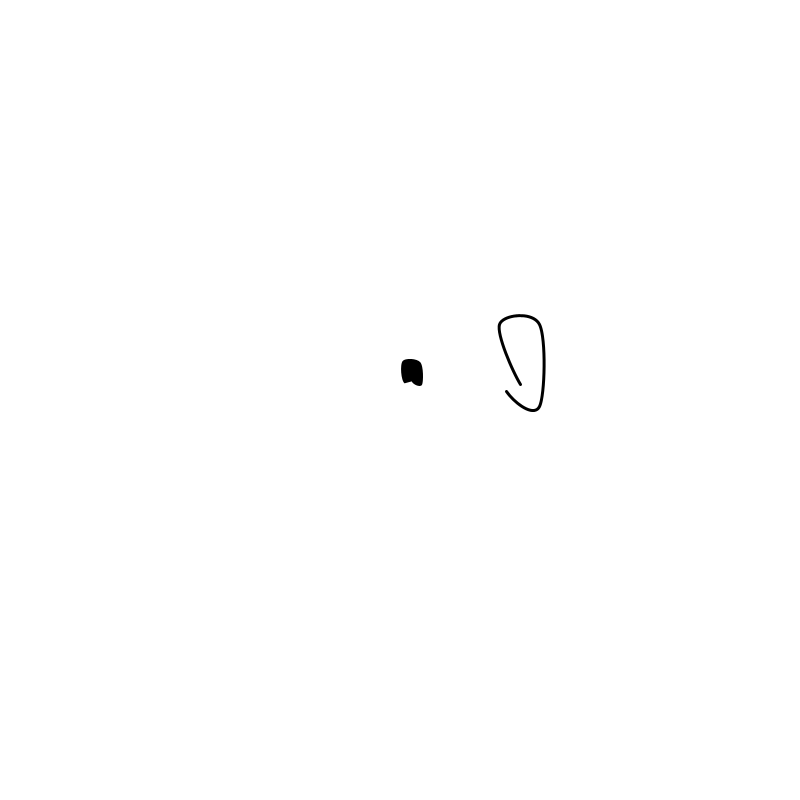
Frame 1 (no input)
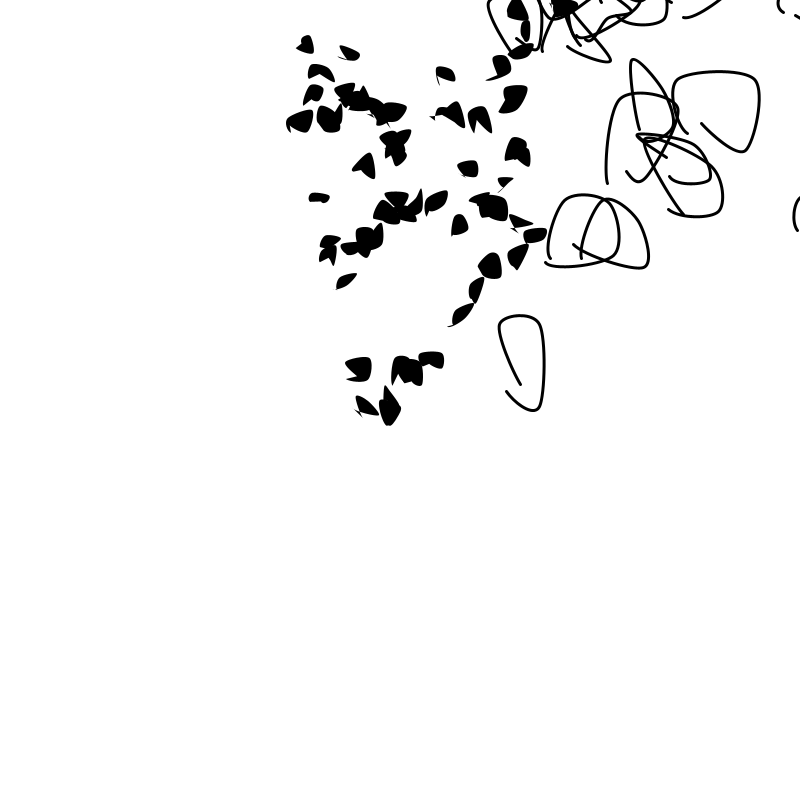
Frame 60 (the mouse pressed at the canvas centre just before this capture)
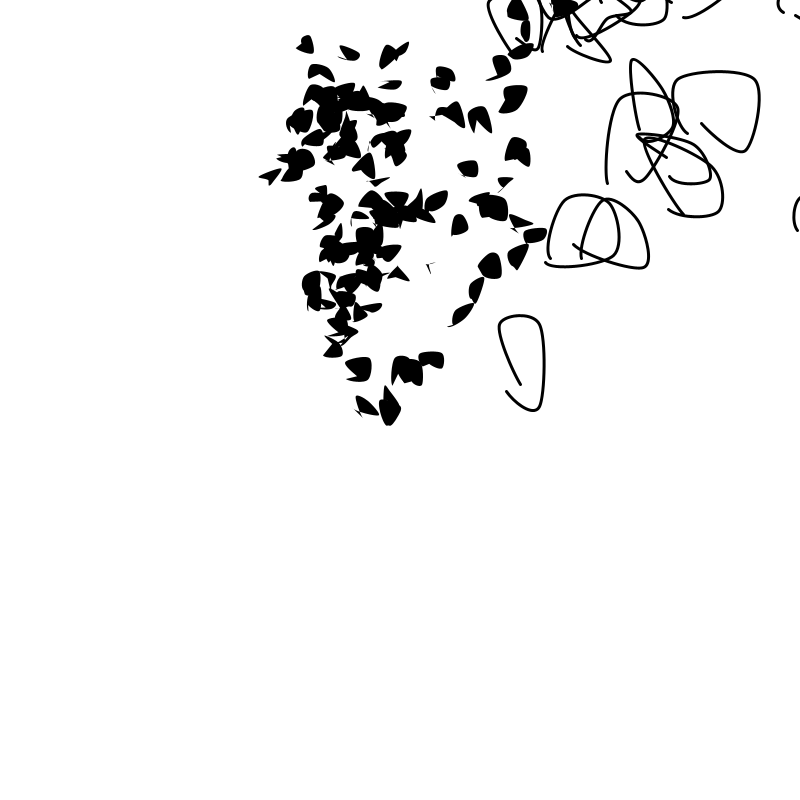
Frame 120 (the mouse held since frame 60 and released just before this capture)

The Processing sketch that drew these frames (run headless with seeded random() and noise(); from frame 60 on, the mouse is pressed at the canvas centre):

// Processing sketch: processing_22237
// ── processing_22237.pde

int num = 3;


Route[] s = new Route[num];

//Drawing controls
float PRand = 50;
float sRand = 7;
float SS = 8;
float SSR = 8;

int [] col = new int[num];


void setup () {

  size (800, 800);
  background (255);
  smooth ();

  for (int i = num - 1; i > 0; i--) {
    if(i%2 == 0) {
      s[i] = new Route();
    }
    else {  
      s[i] = new Score();
    }
  }
}

  void draw () {
    translate (width/2, height/2);
    for (int i = num - 1; i > 0; i--) { 
      s[i].update();
      s[i].display();
    }
  }






  void scribble (float x, float y, float sx, float sy) {
    beginShape();
    curveVertex(x + (-sx) + random (-sRand, sRand),y + (-sy) + random (-sRand, sRand));
    curveVertex(x + (-sx) + random (-sRand, sRand),y + (sy) + random (-sRand, sRand));
    curveVertex(x + (sx) + random (-sRand, sRand),y + (sy) + random (-sRand, sRand));
    curveVertex(x + (sx) + random (-sRand, sRand),y + (-sy) + random (-sRand, sRand));
    curveVertex(x + (-sx) + random (-sRand, sRand),y + (-sy) + random (-sRand, sRand));
    curveVertex(x + (-sx) + random (-sRand, sRand),y + (sy) + random (-sRand, sRand));
    curveVertex(x + (sx) + random (-sRand, sRand),y + (sy) + random (-sRand, sRand));
    endShape();
  }



  class Route {
    float x;
    float y;
    float Size;

    Route() {
      x = 0;
      y = 0;
      Size = (SS);
    }

    void update() {

      x += random(-PRand, PRand);
      y += random(-PRand, PRand);
      Size -= 0.02;
      if (Size <= -SSR) {
        Size = SSR;
      }
    }
    void display() {
      noStroke ();
      fill (0);
      scribble (x, y, Size, Size);
    }
  }

  class Score extends Route {

    float x;
    float y;
    float Size;

    Score () {
      x = 0;
      y = 0;
      Size = SS;
    }

    void update () {

      x += random(-PRand, PRand);
      y += random(-PRand, PRand);
      Size -= 0.02;
      if (Size <= -SSR) {
        Size = SSR;
      }
    }

    void display() {
      frameRate(30);
      stroke (0);
      noFill();
      scale(3);
      strokeWeight(1);
      scribble (x, y, Size, Size);
    }
  }
